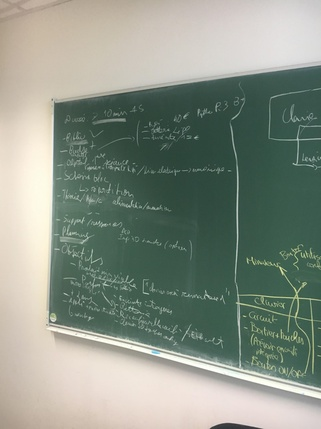
#> input picture Ressources/Images/26.jpg, 321 x 429 px, shrunk from 1536 x 2048 before the run; its folder holds 5 pictures in this run
$ python main.py   (older library calls are emulated)
#> lines starting #> are read from the running program, lines starting #| are printed output that depends on the picture; after the words box and inside, x2 and y2 are one past the last pixel; in counts of white or black regions, pixels touching at a corner belong together; long printed decimals are rounded
### Code/tableau_detection_lignes.py
import random

import cv2 as cv
import numpy as np

from Code.traitements_basiques import get_edges, get_intersection


def get_board(nom_image):
    base_image = cv.imread("../Ressources/Images/" + nom_image)

    # Resize image
    width = base_image.shape[1]
    height = base_image.shape[0]
    ratio = 1024 / width
    dimensions = (1024, int(height * ratio))

    resized_base_image = cv.resize(base_image, dimensions)

    # Make image grayscale
    base_grayscale = cv.cvtColor(resized_base_image, cv.COLOR_BGR2GRAY)

    # Get the edges
    base_edges = get_edges(resized_base_image)

    # Get the lines
    line_top, line_bottom, line_left, line_right = get_board_lines(resized_base_image, base_edges, min_width=675)

    # Get the corners of the board
    point_top_left = get_intersection(line_top, line_left)
    point_top_right = get_intersection(line_top, line_right)
    point_bottom_left = get_intersection(line_bottom, line_left)
    point_bottom_right = get_intersection(line_bottom, line_right)

    # Scale points back to original size
    point_top_left = (int(point_top_left[0] / ratio), int(point_top_left[1] / ratio))
    point_top_right = (int(point_top_right[0] / ratio), int(point_top_right[1] / ratio))
    point_bottom_left = (int(point_bottom_left[0] / ratio), int(point_bottom_left[1] / ratio))
    point_bottom_right = (int(point_bottom_right[0] / ratio), int(point_bottom_right[1] / ratio))

    # Apply perspective transform
    points_depart = np.float32([point_top_left, point_top_right, point_bottom_right, point_bottom_left])
    ratio = (((point_top_right[0] - point_top_left[0]) + (point_bottom_right[0] - point_bottom_left[0])) / 2) / (
            ((point_bottom_left[1] - point_top_left[1]) + (point_bottom_right[1] - point_top_right[1])) / 2)

    board_width = 1024
    board_height = int(board_width / ratio)

    points_arrivee = np.float32([[0, 0], [board_width, 0], [board_width, board_height], [0, board_height]])

    M = cv.getPerspectiveTransform(points_depart, points_arrivee)

    board = cv.warpPerspective(base_image, M, (board_width, board_height))

    # Save images
    cv.imwrite('Resultats/base_gray.jpg', base_grayscale)
    cv.imwrite('Resultats/base_edges.jpg', base_edges)
    cv.imwrite('Resultats/board.jpg', board)

    # Compare to validation
    binary_board = np.zeros((base_image.shape[0], base_image.shape[1]), dtype=np.uint8)
    board_points = np.array([point_top_left, point_top_right, point_bottom_right, point_bottom_left], np.int32)

    cv.fillPoly(binary_board, pts=[board_points], color=(255, 255, 255))
    cv.imwrite('Resultats/board_binary.jpg', binary_board)

    return board, binary_board, M


def get_board_lines(img, edges, min_width=650, delta=0.1, tolerance=0.05):
    # Identify lines
    lines = cv.HoughLinesP(edges, 1, np.pi / 180, 100, minLineLength=100, maxLineGap=5)

    line_top = (0, 0, img.shape[1], 0)
    line_bottom = (0, img.shape[0], img.shape[1], img.shape[0])

    if lines is None:
        print(":/")
        exit()

    image_result = img.copy()
    image_lines = img.copy()

    # Identify the board's top and bottom lines
    for line in lines:
        x1, y1, x2, y2 = line[0]  # Coordinates of the line
        if (y1 + y2) / 2 < img.shape[0] / 2:  # If the line is on the top of the image
            if (y1 + y2) / 2 > (line_top[1] + line_top[
                3]) / 2 and abs(x1 - x2) > min_width:  # If the line is lower than the last one and is long enough
                # Print the conditions
                if (y1 + y2) / 2 - (line_top[1] + line_top[3]) / 2 > 50 or line_top == (0, 0, img.shape[1], 0) or abs(
                        line_top[0] - line_top[2]) * (
                        1 - tolerance) < abs(x1 - x2):  # If the line is significantly lower or longer than the last one
                    line_top = (x1, y1, x2, y2)  # Set the line as the top line
        else:  # If the line is on the bottom of the image
            if (y1 + y2) / 2 < (line_bottom[1] + line_bottom[
                3]) / 2 and abs(x1 - x2) > min_width:  # If the line is higher than the last one and is long enough
                if (line_bottom[1] + line_bottom[3]) / 2 - (y1 + y2) / 2 > 50 or line_bottom == (
                        0, img.shape[0], img.shape[1], img.shape[0]) or abs(line_top[0] - line_top[2]) * (
                        1 - tolerance) < abs(x1 - x2):  # If the line is significantly higher or longer than the last one
                    line_bottom = (x1, y1, x2, y2)  # Set the line as the bottom line

        # Draw the line for the lines image
        cv.line(image_lines, (x1, y1), (x2, y2), (
            random.randint(0, 255), random.randint(0, 255), random.randint(0, 255)), 1)

    # Draw the top and bottom lines on the results image
    cv.line(image_result, (line_top[0], line_top[1]), (line_top[2], line_top[3]), (0, 0, 255), 10)
    cv.line(image_result, (line_bottom[0], line_bottom[1]), (line_bottom[2], line_bottom[3]), (0, 0, 255), 10)

    # Identify the left and right lines
    line_left = (img.shape[1] // 2, line_top[1], img.shape[1] // 2, line_bottom[1])
    line_right = (img.shape[1] // 2, line_top[3], img.shape[1] // 2, line_bottom[3])

    d_left = abs(line_top[1] - line_bottom[1])
    d_right = abs(line_top[3] - line_bottom[3])

    for line in lines:
        x1, y1, x2, y2 = line[0]  # Coordinates of the line
        if (x1 + x2) / 2 < img.shape[1] / 2:  # If the line is on the left of the image
            if (x1 + x2) / 2 < (line_left[0] + line_left[
                2]) / 2 and 1 - delta < abs(y1 - y2) / d_left < 1 + delta:  # If the line is on the left of the last one and is around the same height as the board
                if (x1 + x2) / 2 - (line_left[0] + line_left[2]) / 2 < -50 or abs(line_left[1] - line_left[
                    3]) < abs(y1 - y2):  # If the line is significantly on the left or longer than the last one
                    line_left = (x1, y1, x2, y2)  # Set the line as the left line
        else:  # If the line is on the right of the image
            if (x1 + x2) / 2 > (line_right[0] + line_right[
                2]) / 2 and 1 - delta < abs(y1 - y2) / d_right < 1 + delta:  # If the line is on the right of the last one and is around the same height as the board
                if (line_right[0] + line_right[2]) / 2 - (x1 + x2) / 2 < -50 or abs(line_right[1] - line_right[
                    3]) < abs(y1 - y2):  # If the line is significantly on the right or longer than the last one
                    line_right = (x1, y1, x2, y2)  # Set the line as the right line

    # Check if the left and right points of the top and bottom lines are close to the edges of the image
    if line_top[0] < 10 and line_bottom[0] < 10 and (line_left[0] + line_left[2]) / 2 > 100:
        line_left = (0, line_top[1], 0, line_bottom[1])
    if line_top[2] > img.shape[1] - 10 and line_bottom[2] > img.shape[1] - 10 and (line_right[0] + line_right[2]) / 2 < \
            img.shape[1] - 100:
        line_right = (img.shape[1], line_top[3], img.shape[1], line_bottom[3])

    # If the left and right lines are defaut value, set them to the edges of the image
    if line_left == (img.shape[1] // 2, line_top[1], img.shape[1] // 2, line_bottom[1]):
        line_left = (0, line_top[1], 0, line_bottom[1])
    if line_right == (img.shape[1] // 2, line_top[3], img.shape[1] // 2, line_bottom[3]):
        line_right = (img.shape[1], line_top[3], img.shape[1], line_bottom[3])

    # Draw the left and right lines on the results image
    cv.line(image_result, (line_left[0], line_left[1]), (line_left[2], line_left[3]), (0, 0, 255), 10)
    cv.line(image_result, (line_right[0], line_right[1]), (line_right[2], line_right[3]), (0, 0, 255), 10)

    # Get the corners of the board
    point_top_left = get_intersection(line_top, line_left)
    point_top_right = get_intersection(line_top, line_right)
    point_bottom_left = get_intersection(line_bottom, line_left)
    point_bottom_right = get_intersection(line_bottom, line_right)

    # Draw the corners on the results image
    to_int = lambda x: (int(x[0]), int(x[1]))
    cv.circle(image_result, to_int(point_top_left), 10, (0, 255, 0), -1)
    cv.circle(image_result, to_int(point_top_right), 10, (0, 255, 0), -1)
    cv.circle(image_result, to_int(point_bottom_left), 10, (0, 255, 0), -1)
    cv.circle(image_result, to_int(point_bottom_right), 10, (0, 255, 0), -1)

    base_detected_top_bottom_lines = img.copy()
    cv.line(base_detected_top_bottom_lines, (line_top[0], line_top[1]), (line_top[2], line_top[3]), (0, 0, 255), 10)
    cv.line(base_detected_top_bottom_lines, (line_bottom[0], line_bottom[1]), (line_bottom[2], line_bottom[3]), (0, 0, 255), 10)

    base_detected_left_right_lines = base_detected_top_bottom_lines.copy()
    cv.line(base_detected_left_right_lines, (line_left[0], line_left[1]), (line_left[2], line_left[3]), (255, 0, 0), 10)
    cv.line(base_detected_left_right_lines, (line_right[0], line_right[1]), (line_right[2], line_right[3]), (255, 0, 0), 10)

    cv.imwrite('Resultats/base_detected_left_right_lines.jpg', base_detected_left_right_lines)
    cv.imwrite('Resultats/base_detected_top_bottom_lines.jpg', base_detected_top_bottom_lines)
    cv.imwrite('Resultats/base_detected_hough_lines.jpg', image_lines)
    cv.imwrite('Resultats/base_detected_board.jpg', image_result)

    return line_top, line_bottom, line_left, line_right

### Code/traitements_basiques.py
import cv2 as cv
import numpy as np


def get_intersection(line1, line2):
    """
    Get the intersection of two lines
    :param line1: the first line
    :param line2: the second line
    :return: [x, y] the coordinates of the intersection
    """
    x1, y1, x2, y2 = line1
    x3, y3, x4, y4 = line2

    # Avoid division by zero
    if x1 == x2:
        x1 += 0.0000001
    if x3 == x4:
        x3 += 0.0000001

    # Compute the two lines' equations

    a1 = (y2 - y1) / (x2 - x1)
    b1 = y1 - a1 * x1

    a2 = (y4 - y3) / (x4 - x3)
    b2 = y3 - a2 * x3

    # Compute the intersection

    x = (b2 - b1) / (a1 - a2)
    y = a1 * x + b1

    return [x, y]


def get_edges(gray):
    # Do edge detection
    edges = cv.Canny(gray, 50, 150, apertureSize=3)

    cv.imwrite('./Resultats/base_non_dilated_edges.jpg', edges)

    # Closure
    kernel = np.ones((15, 15), np.uint8)
    edges = cv.dilate(edges, kernel, iterations=1)
    edges = cv.erode(edges, kernel, iterations=1)
    # cv.morphologyEx(edges, cv.MORPH_CLOSE, kernel)

    # Dilate edge detection image so the lines are more readable
    kernel = np.ones((10, 5), np.uint8)
    edges = cv.dilate(edges, kernel, iterations=1)

    return edges


# [28 lines left out: functions get_all_lines, lines_extraction, not called in this run]

### Code/lignes_rlsa.py
import cv2 as cv
import numpy as np


horizontal = 10
vertical = 0


# [104 lines left out: functions get_lines, rlsa, get_composantes_connexes, not called in this run]

### Code/validation_comparaison.py
import cv2 as cv


# [22 lines left out: function compare, not called in this run]

### Code/main.py
import os

import cv2 as cv

import validation_comparaison
from Code import tableau_detection_lignes, lignes_composantes_connexes, tableau_composantes_connexes, lignes_rlsa
from lignes_rlsa import rlsa

validation_threshold = 0.9

pourcentages_tableau = []
pourcentages_lignes = []


def traitement(nom_image):
    base_image = cv.imread("../Ressources/Images/" + nom_image)

    # •===• Obtention du tableau et des lignes •===•
    # Décommenter la ligne correspondant au traitement à tester

    # board, binary_board, M = tableau_composantes_connexes.get_board(nom_image)
    board, binary_board, M = tableau_detection_lignes.get_board(nom_image)

    # lines, binary_lines = lignes_composantes_connexes.get_lines(board, base_image, M)
    lines, binary_lines = lignes_rlsa.get_lines(board, base_image, M)

    # •===• Validation •===•

    # Obtention des images de validation
    nom_image = nom_image.split(".")[0]
    validation_board = cv.imread("../Validation/labeling/" + nom_image + "/board.png", cv.IMREAD_GRAYSCALE)
    validation_lines = cv.imread("../Validation/labeling/" + nom_image + "/lignes.png", cv.IMREAD_GRAYSCALE)

    # Calcul des scores
    score_board = validation_comparaison.compare(validation_board, binary_board)
    score_lines = validation_comparaison.compare(validation_lines, binary_lines)
    pourcentages_tableau.append(score_board)
    pourcentages_lignes.append(score_lines)

    # Affichage des scores
    print(f"""
    Image {nom_image}

    Score du tableau : {score_board} - Validation {"réussie" if score_board > validation_threshold else "échouée"}
    Score des lignes : {score_lines} - Validation {"réussie" if score_lines > validation_threshold else "échouée"}

    Validation finale : {"réussie" if score_board > validation_threshold and score_lines > validation_threshold else "échouée"}
    """)

    return 1 if score_board > validation_threshold else 0, 1 if score_lines > validation_threshold else 0


# [27 lines left out: function do_all, not called in this run]


def do_one(nom_image):
    traitement(nom_image)
#> in traitement, base_image is the input picture: shape (429, 321, 3); mean B, G, R 134.2, 146.6, 137
#> in get_edges, `edges = cv.dilate(edges, kernel, iterations=1)`:
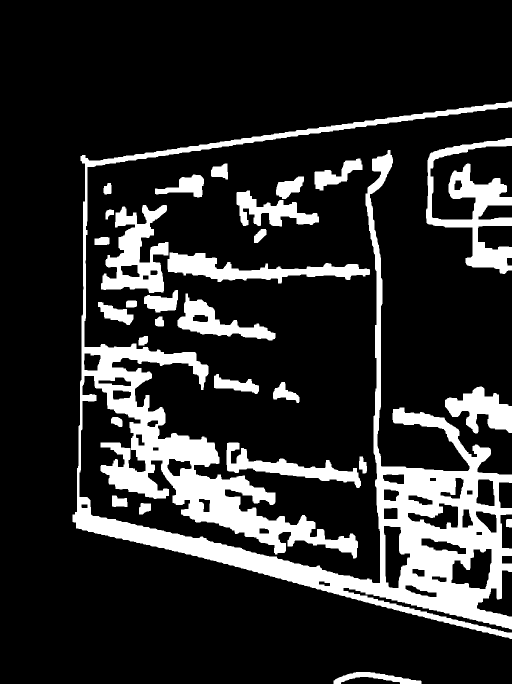
#> edges: shape (1368, 1024) (shown at 1/2 size); 17.2% white; 29 white regions, largest, box (x1, y1, x2, y2) and area: (145, 203, 1024, 1278) 158104, (852, 276, 1024, 548) 16122, (202, 410, 337, 586) 11806
#> in get_board_lines, `lines = cv.HoughLinesP(edges, 1, np.pi / 180, 100, minLineLength=100, ..`: lines = 330 rows, first 6: [145, 1039, 1023, 1242], [145, 1032, 1023, 1235], [145, 1029, 953, 1216], [145, 1040, 1023, 1276], [145, 1036, 1023, 1239], [170, 327, 1023, 207]
#> the loop in get_board_lines, `for line in lines:` made 330 passes
#> after the loop in get_board_lines, `for line in lines:`:
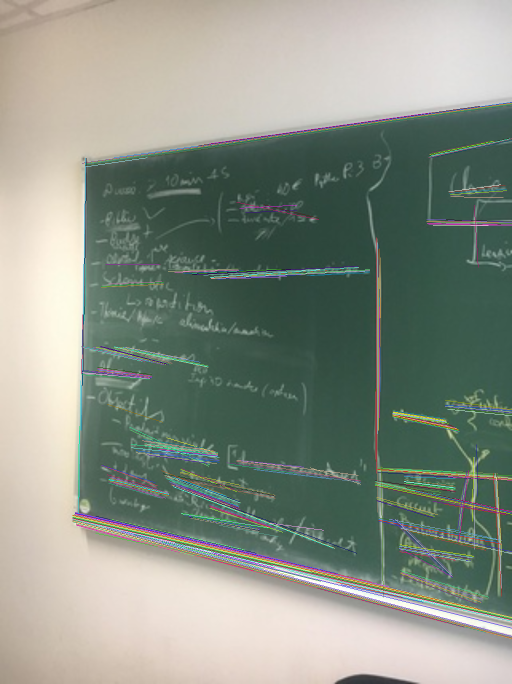
#> image_lines: shape (1368, 1024, 3) (shown at 1/2 size); mean B, G, R 133.9, 145.6, 136.8
#> in get_board_lines, `line_left = (img.shape[1] // 2, line_top[1], img.shape[1] // 2, line_b..`: line_left = (512, 330, 512, 1030)
#> in get_board_lines, `line_right = (img.shape[1] // 2, line_top[3], img.shape[1] // 2, line_..`: line_right = (512, 210, 512, 1218)
#> in get_board_lines, `d_left = abs(line_top[1] - line_bottom[1])`: d_left = 700
#> in get_board_lines, `d_right = abs(line_top[3] - line_bottom[3])`: d_right = 1008
#> the loop in get_board_lines, `for line in lines:` made 330 passes
#> in get_board_lines, `line_left = (0, line_top[1], 0, line_bottom[1])`: line_left = (0, 330, 0, 1030)
#> in get_board_lines, `line_right = (img.shape[1], line_top[3], img.shape[1], line_bottom[3])`: line_right = (1024, 210, 1024, 1218)
#> in get_intersection, `x1, y1, x2, y2 = line1`: x1 = 170; y1 = 330; x2 = 1023; y2 = 210
#> in get_intersection, `x3, y3, x4, y4 = line2`: x3 = 0; y3 = 330; x4 = 0; y4 = 1030
#> in get_intersection, `x3 += 0.0000001`: x3 = 1e-07
#> in get_intersection, `a1 = (y2 - y1) / (x2 - x1)`: a1 = -0.141
#> in get_intersection, `b1 = y1 - a1 * x1`: b1 = 353.9
#> in get_intersection, `a2 = (y4 - y3) / (x4 - x3)`: a2 = -7e+09
#> in get_intersection, `b2 = y3 - a2 * x3`: b2 = 1030
#> in get_intersection, `x = (b2 - b1) / (a1 - a2)`: x = 9.66e-08
#> in get_intersection, `y = a1 * x + b1`: y = 353.9
#> in get_board_lines, `point_top_left = get_intersection(line_top, line_left)`: point_top_left = [9.66e-08, 353.9]
#> in get_board_lines, `point_top_right = get_intersection(line_top, line_right)`: point_top_right = [1024, 209.9]
#> in get_board_lines, `point_bottom_left = get_intersection(line_bottom, line_left)`: point_bottom_left = [4.79e-09, 996.5]
#> in get_board_lines, `point_bottom_right = get_intersection(line_bottom, line_right)`: point_bottom_right = [1024, 1233.3]
#> in get_board, `line_top, line_bottom, line_left, line_right = get_board_lines(resized..`: line_top = (170, 330, 1023, 210); line_bottom = (145, 1030, 958, 1218); line_left = (0, 330, 0, 1030); line_right = (1024, 210, 1024, 1218)
#> in get_board, `point_top_left = get_intersection(line_top, line_left)`: point_top_left = [9.66e-08, 353.9]
#> in get_board, `point_top_right = get_intersection(line_top, line_right)`: point_top_right = [1024, 209.9]
#> in get_board, `point_bottom_left = get_intersection(line_bottom, line_left)`: point_bottom_left = [4.79e-09, 996.5]
#> in get_board, `point_bottom_right = get_intersection(line_bottom, line_right)`: point_bottom_right = [1024, 1233.3]
#> in get_board, `point_top_left = (int(point_top_left[0] / ratio), int(point_top_left[1..`: point_top_left = (0, 110)
#> in get_board, `point_top_right = (int(point_top_right[0] / ratio), int(point_top_righ..`: point_top_right = (321, 65)
#> in get_board, `point_bottom_left = (int(point_bottom_left[0] / ratio), int(point_bott..`: point_bottom_left = (0, 312)
#> in get_board, `point_bottom_right = (int(point_bottom_right[0] / ratio), int(point_bo..`: point_bottom_right = (320, 386)
#> in get_board, `points_depart = np.float32([point_top_left, point_top_right, point_bot..`: points_depart = [[0, 110], [321, 65], [320, 386], [0, 312]]
#> in get_board, `ratio = (((point_top_right[0] - point_top_left[0]) + (point_bottom_rig..`: ratio = 1.23
#> in get_board, `board_height = int(board_width / ratio)`: board_height = 835
#> in get_board, `points_arrivee = np.float32([[0, 0], [board_width, 0], [board_width, b..`: points_arrivee = [[0, 0], [1024, 0], [1024, 835], [0, 835]]
#> in get_board, `M = cv.getPerspectiveTransform(points_depart, points_arrivee)`: M = [[5.07, 0, 0], [0.578, 4.12, -453.3], [0.00184, -9.7e-06, 1]]
#> in get_board, `board_points = np.array([point_top_left, point_top_right, point_bottom..`: board_points = [[0, 110], [321, 65], [320, 386], [0, 312]]
#> in get_composantes_connexes, `nb_composantes, labels, stats, centroids = cv.connectedComponentsWithS..`:
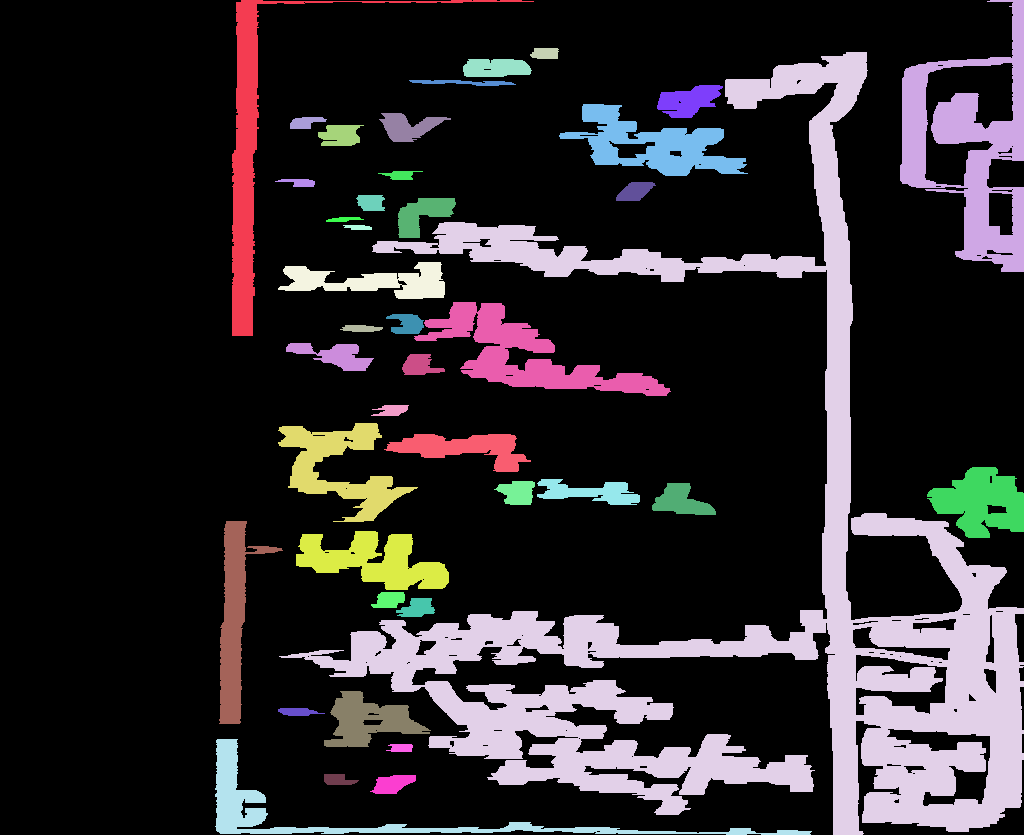
#> labels: shape (835, 1024) int32; 42 distinct labels, from 0 to 41; one colour per label, 0 black
#> in get_composantes_connexes, `nb_composantes, labels, stats, centroids = cv.connectedComponentsWithS..`: nb_composantes = 42; stats = 42 rows, first 6: [0, 0, 1024, 835, 668306], [232, 0, 302, 336, 7662], [900, 0, 124, 272, 13430], [530, 48, 29, 11, 280], [279, 52, 745, 783, 101557], [463, 59, 69, 18, 1079]; centroids = 42 pairs, first value 233.8 to 981.1, second value 53.02 to 811.1
#> the loop in get_composantes_connexes, `for icomposante in range(1, nb_composantes):` made 41 passes
#> the loop in get_lines, `for composante_connexe in composantes_connexes:` made 38 passes
#> the loop in get_lines, `for ligne in lignes:` made 38 passes
#> after the loop in get_lines, `for ligne in lignes:`:
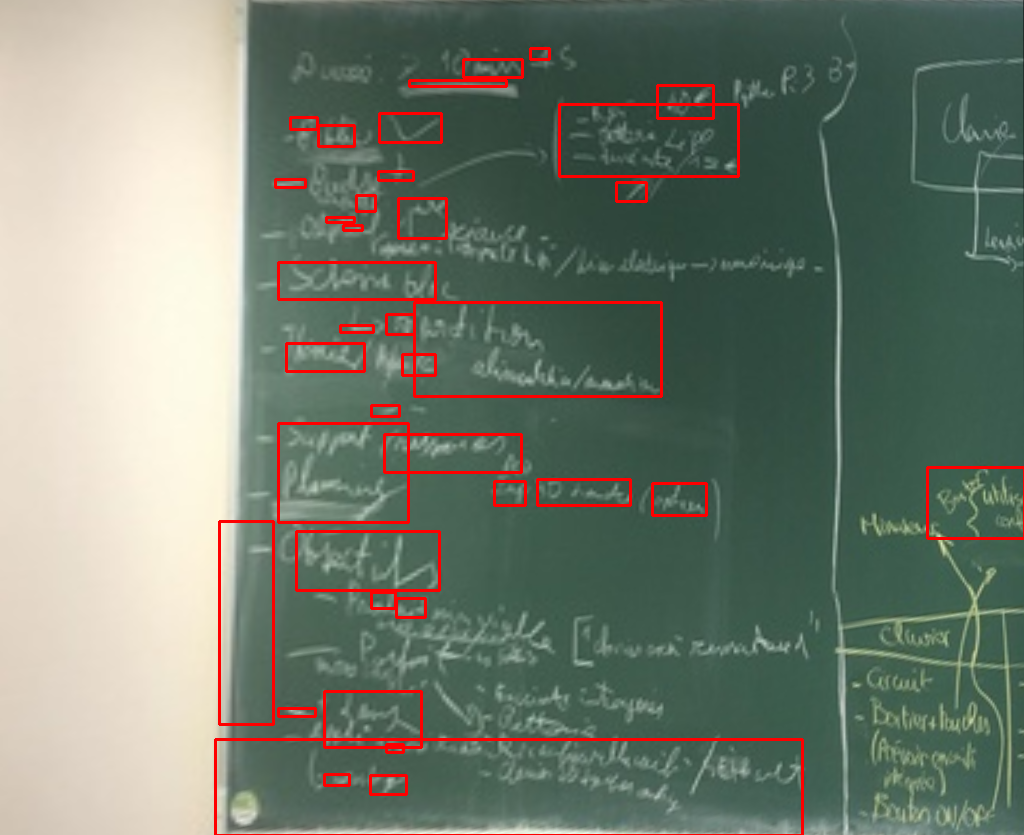
#> board_lines: shape (835, 1024, 3); mean B, G, R 110.6, 124.3, 114.9
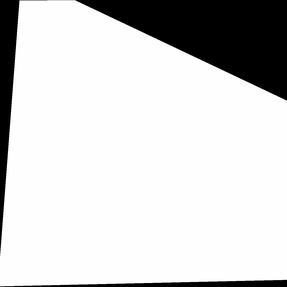
#> input picture Validation/labeling/0/board.png, 287 x 287 px, shrunk from 1372 x 1372 before the run, found by its file name
#> in traitement, validation_board is the input picture: shape (287, 287); min 0, max 255, mean 209.8
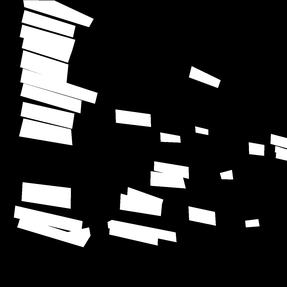
#> input picture Validation/labeling/0/lignes.png, 287 x 287 px, shrunk from 1372 x 1372 before the run, found by its file name
#> in traitement, validation_lines is the input picture: shape (287, 287); min 0, max 255, mean 44
#> in compare (call 2), `image2 = cv.resize(image2, dim)`:
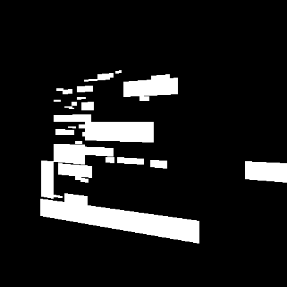
#> image2: shape (287, 287); min 0, max 255, mean 29.6
#|     Image 26
#|     Score du tableau : 0.6438 - Validation échouée
#|     Score des lignes : 0.1014 - Validation échouée
#> (further printed lines are left out)


if __name__ == "__main__":
    # do_all()
    do_one("26.jpg")
